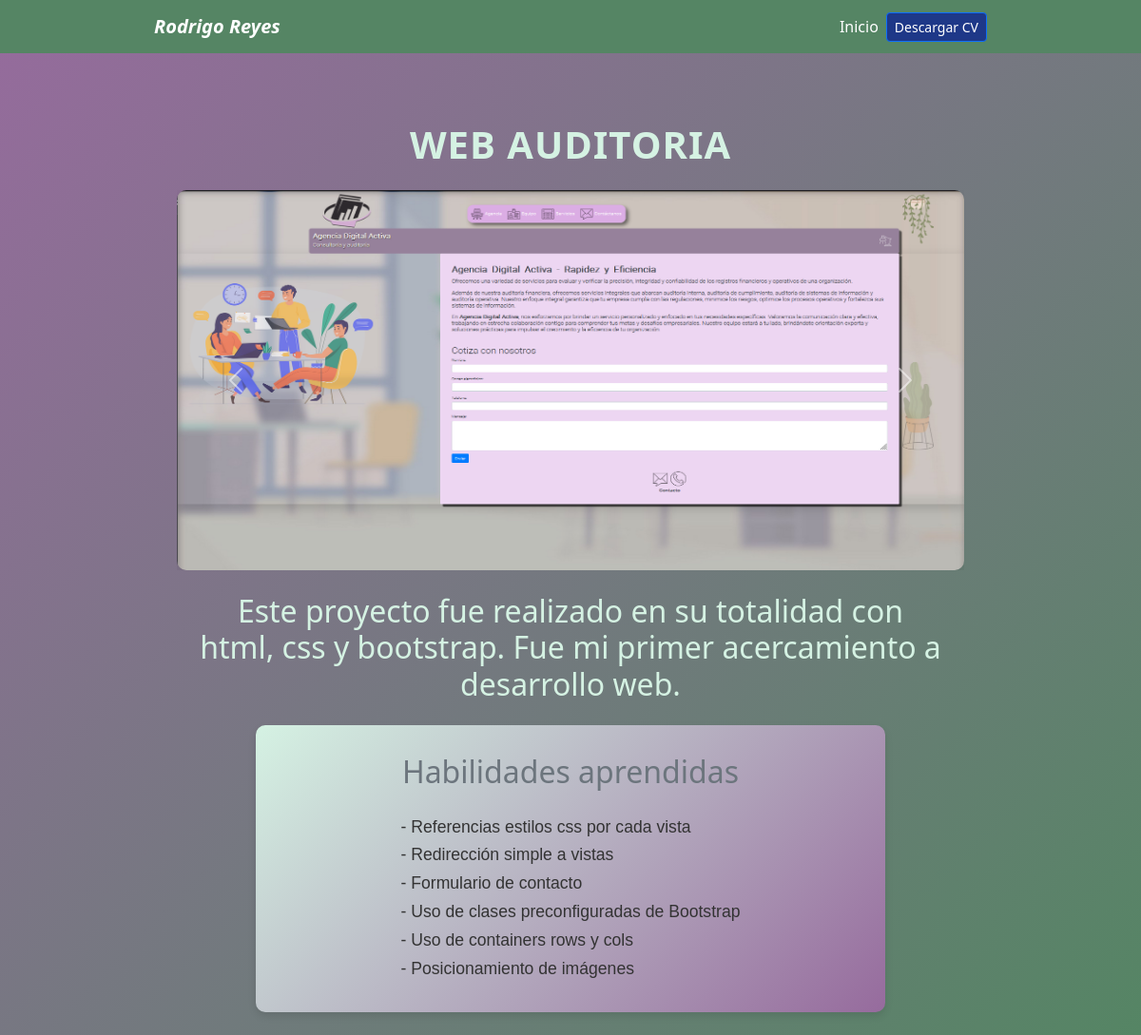
Page /detalle/6/ on the committed database.
### portafolio/models.py (models this page shows)
class Proyecto(models.Model):
    titulo = models.CharField(max_length=100)
    desc = models.CharField(max_length=400)
    habilidades = models.CharField(max_length=500,blank=True)
    img = models.ImageField()
    url = models.URLField(blank=True)
    img2 = models.ImageField(blank=True, null=True)
    img3 = models.ImageField(blank=True, null=True)
    img4 = models.ImageField(blank=True, null=True)
    img5 = models.ImageField(blank=True, null=True)
    img6 = models.ImageField(blank=True, null=True)

### portafolio/views.py (the view)
# urls.py: path("detalle/", views.detalle, name='detalle'),
def detalle(request, proyecto_id):
    publicacion = get_object_or_404(Proyecto, id=proyecto_id)
    habilidades_lista = publicacion.habilidades.split(",")
    img_list = [publicacion.img.url]
    if publicacion.img2:
        img_list.append(publicacion.img2.url)
    if publicacion.img3:
        img_list.append(publicacion.img3.url)
    if publicacion.img4:
        img_list.append(publicacion.img4.url)
    if publicacion.img5:
        img_list.append(publicacion.img5.url)
    if publicacion.img6:
        img_list.append(publicacion.img6.url)
    context = {
        'publicacion': publicacion,
        'img_list': img_list,
        'habilidades_lista': habilidades_lista,
    }
    return render(request, 'detalle.html', context)

### portafolio/templates/detalle.html (shortened to what this page needs)
{% extends 'layout.html'%}
{% block content %}
{% load static %}
<!DOCTYPE html>
<html lang="en">
<head>
    <link href="https://cdn.jsdelivr.net/npm/bootstrap@5.3.3/dist/css/bootstrap.min.css" rel="stylesheet">
    <link rel="stylesheet" href="{% static 'main.css' %}">
</head>
<body>
<div class="container mt-5">
    <div class="text-center">
        <h1 class="display-4 text-uppercase fw-bold mb-4">{{publicacion.titulo}}</h1>
        <div id="carouselExampleControls" class="carousel slide" data-bs-ride="carousel">
            <div class="carousel-inner">
              <div class="carousel-item active">
                <img src="{{publicacion.img.url}}" class="d-block w-100" alt="Imagen 1">
              </div>
            </div>
            <button class="carousel-control-prev" type="button" data-bs-target="#carouselExampleControls" data-bs-slide="prev">
              <span class="carousel-control-prev-icon" aria-hidden="true"></span>
            </button>
            <button class="carousel-control-next" type="button" data-bs-target="#carouselExampleControls" data-bs-slide="next">
              <span class="carousel-control-next-icon" aria-hidden="true"></span>
            </button>
        </div>
        <h2 class="m-4">{{publicacion.desc}}</h2>
    </div>
    <div class="habilidades-section">
        <h2 class="text-center mb-4 text-secondary">Habilidades aprendidas</h2>
        <ul class="habilidades-list">
            {% for tarea in habilidades_lista %}
                <li class="habilidad-item">- {{ tarea }}</li>
            {% endfor %}
        </ul>
    </div>
</div>
</body>
</html>
{% endblock %}

### static/main.css (style rules this page uses)
body { background: linear-gradient(135deg, #966B9D, #558564); color: #D5F2E3; }
ul { list-style-position: outside; padding-left: 0; display: table; margin: 0 auto; }
li { display: table-row; margin-bottom: 10px; }
.bg-white-custom { color: #DCDCDC ! ; }
.habilidades-section { background: linear-gradient(135deg, #D5F2E3, #966B9D); padding: 20px; border-radius: 10px; box-shadow: 0 4px 8px rgba(0, 0, 0, 0.1); margin: auto; width: 80%; }
.habilidades-list { list-style-type: none; padding-left: 0; font-size: 1.2rem; }
.habilidad-item { padding: 10px 0; border-bottom: 1px solid #ddd; font-family: 'Arial', sans-serif; color: #333; transition: color 0.3s ease; }
.container { max-width: 900px; margin: auto; }
.display-4 { font-size: 2.5rem; letter-spacing: 1px; }
img { max-width: 100%; height: auto; border-radius: 10px; box-shadow: 0 4px 15px rgba(0, 0, 0, 0.1); }
.habilidades-section { background-color: #f9f9f9; padding: 30px; border-radius: 10px; box-shadow: 0 4px 8px rgba(0, 0, 0, 0.1); }
.habilidades-list { list-style-type: none; padding-left: 0; font-size: 1.1rem; color: #333; line-height: 1.7; }
.habilidad-item { padding: 10px 0; border-bottom: 1px solid #ddd; transition: color 0.3s ease; }
.text-secondary { color: #6c757d; }

### portafolio/templates/detalle.html (style rules this page uses)
.carousel-item img { height: 400px; display: flex; flex-direction: column; }

### rows in the picture
Proyecto: titulo "WEB AUDITORIA", img (picture), desc "Este proyecto fue realizado en su totalidad con html, css y bootstrap. Fue mi primer acercamiento a desarrollo web."

### other values in the picture
{{ tarea }} "Referencias estilos css por cada vista" "Redirección simple a vistas" "Formulario de contacto" "Uso de clases preconfiguradas de Bootstrap" "Uso de containers rows y cols" "Posicionamiento de imágenes"
